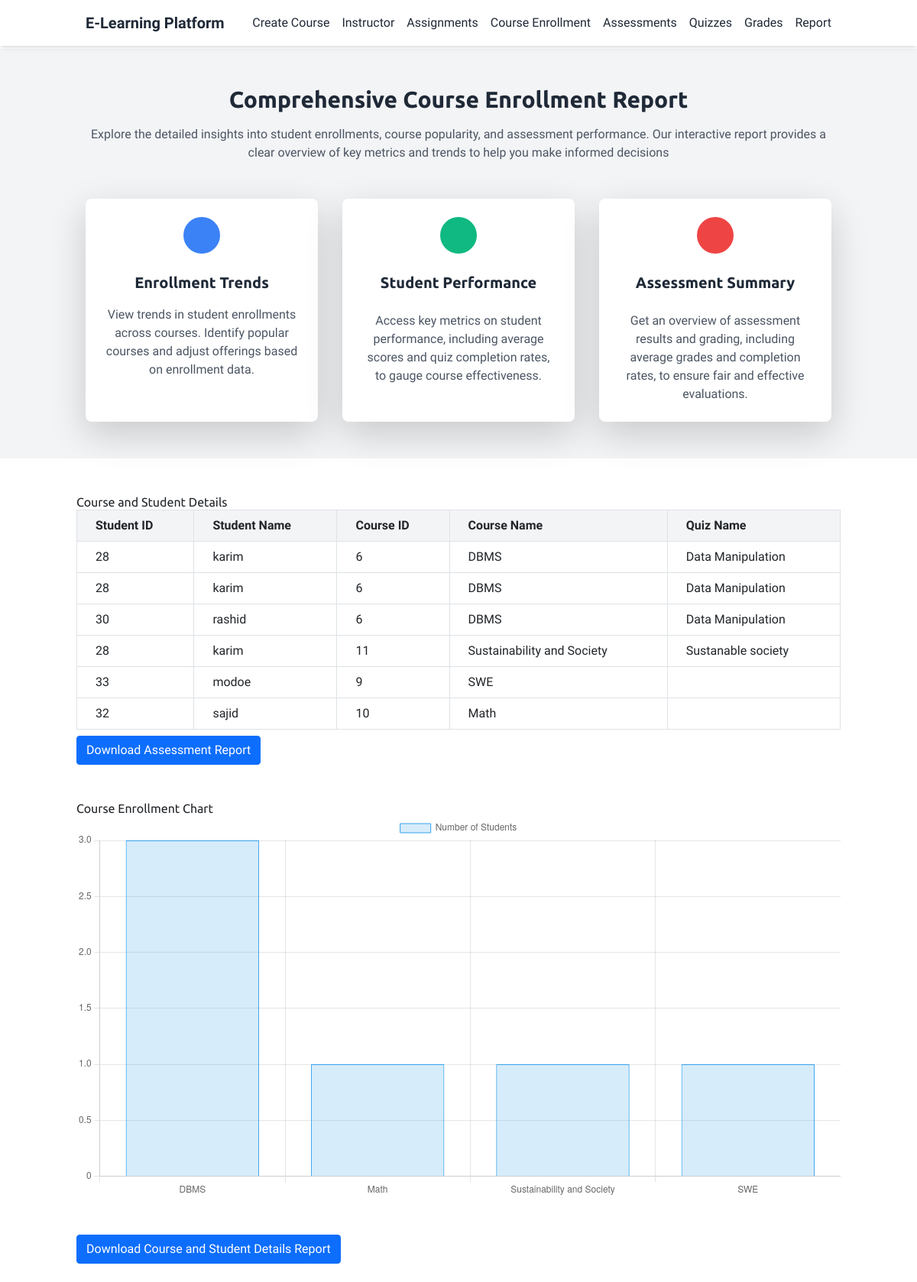
The app's page /report.php with its own data.
### tables this page shows
CREATE TABLE `students` (
  `StudentID` int(11) NOT NULL,
  `Name` varchar(255) NOT NULL,
  `Email` varchar(255) NOT NULL,
  `EnrollmentDate` datetime DEFAULT current_timestamp()
);

CREATE TABLE `courses` (
  `CourseID` int(11) NOT NULL,
  `CourseName` varchar(255) NOT NULL,
  `Description` text DEFAULT NULL,
  `InstructorID` int(11) DEFAULT NULL,
  `DateCreated` datetime DEFAULT current_timestamp(),
  `NumberOfModules` int(11) DEFAULT NULL,
  `Title` varchar(255) NOT NULL
);

CREATE TABLE `quizzes` (
  `QuizID` int(11) NOT NULL,
  `QuizName` varchar(255) NOT NULL,
  `CourseID` int(11) NOT NULL,
  `DueDate` date NOT NULL
);

### report.php (the view, shortened to what this page needs)
<?php
include 'db.php';
$sql = "SELECT Students.StudentID, Students.Name AS StudentName, Courses.CourseID, Courses.CourseName, Quizzes.QuizName
        FROM Students
        JOIN Enrollments ON Students.StudentID = Enrollments.StudentID
        JOIN Courses ON Enrollments.CourseID = Courses.CourseID
        LEFT JOIN Quizzes ON Courses.CourseID = Quizzes.CourseID";
$result = $conn->query($sql);
$rows = [];
if ($result->num_rows > 0) {
    while ($row = $result->fetch_assoc()) {
        $rows[] = $row;
    }
}
$sqlChart = "SELECT CourseName, COUNT(EnrollmentID) AS studentCount
             FROM Enrollments
             JOIN Courses ON Enrollments.CourseID = Courses.CourseID
             GROUP BY CourseName";
$resultChart = $conn->query($sqlChart);
$courseNames = [];
$studentCounts = [];
if ($resultChart->num_rows > 0) {
    while ($row = $resultChart->fetch_assoc()) {
        $courseNames[] = $row['CourseName'];
        $studentCounts[] = $row['studentCount'];
    }
}
?>
<!DOCTYPE html>
<html lang="en">
<head>
    <link href="https://cdn.jsdelivr.net/npm/bootstrap@5.1.3/dist/css/bootstrap.min.css" rel="stylesheet">
    <link href="https://cdn.jsdelivr.net/npm/tailwindcss@2.2.19/dist/tailwind.min.css" rel="stylesheet">
</head>
<body>
<nav class="bg-white shadow-md fixed top-0 left-0 w-full z-50">
    <div class="container mx-auto px-6 py-3 flex justify-between items-center">
        <a href="index.php" class="text-xl font-bold text-gray-800 hover:text-gray-600">E-Learning Platform</a>
        <div class="flex space-x-4">
            <a href="course_create.php" class="text-gray-800 hover:text-gray-600">Create Course</a>
            <a href="instructor.php" class="text-gray-800 hover:text-gray-600">Instructor</a>
            <a href="assignments.php" class="text-gray-800 hover:text-gray-600">Assignments</a>
            <a href="course_enroll.php" class="text-gray-800 hover:text-gray-600">Course Enrollment</a>
            <a href="manage_assessments.php" class="text-gray-800 hover:text-gray-600">Assessments</a>
            <a href="manage_quizzes.php" class="text-gray-800 hover:text-gray-600">Quizzes</a>
            <a href="grades.php" class="text-gray-800 hover:text-gray-600">Grades</a>
            <a href="report.php" class="text-gray-800 hover:text-gray-600">Report</a>
        </div>
    </div>
</nav>
<section class="py-12 bg-gray-100 mt-16">
    <div class="container mx-auto px-6">
        <div class="text-center mb-12">
            <h1 class="text-3xl font-bold text-gray-800"> Comprehensive Course Enrollment Report</h1>
            <p class="mt-3 text-gray-600">Explore the detailed insights into student enrollments, course popularity, and assessment performance. Our interactive report provides a clear overview of key metrics and trends to help you make informed decisions</p>
        </div>
        <div class="grid grid-cols-1 md:grid-cols-3 gap-8">
            <div class="bg-white p-6 rounded-lg shadow-lg">
                <div class="flex justify-center mb-4">
                    <span class="bg-blue-500 text-white p-4 rounded-full">
                    </span>
                </div>
                <h3 class="text-xl font-semibold text-gray-800 text-center">Enrollment Trends</h3>
                <p class="mt-3 text-gray-600 text-center">View trends in student enrollments across courses. Identify popular courses and adjust offerings based on enrollment data.</p>
            </div>
            <div class="bg-white p-6 rounded-lg shadow-lg">
                <div class="flex justify-center mb-4">
                    <span class="bg-green-500 text-white p-4 rounded-full">
                    </span>
                </div>
                <h3 class="text-xl font-semibold text-gray-800 text-center">Student Performance</h3>
                <p class="mt-4 text-gray-600 text-center">Access key metrics on student performance, including average scores and quiz completion rates, to gauge course effectiveness.</p>
            </div>
            <div class="bg-white p-6 rounded-lg shadow-lg">
                <div class="flex justify-center mb-4">
                    <span class="bg-red-500 text-white p-4 rounded-full">
                    </span>
                </div>
                <h3 class="text-xl font-semibold text-gray-800 text-center">Assessment Summary</h3>
                <p class="mt-4 text-gray-600 text-center">Get an overview of assessment results and grading, including average grades and completion rates, to ensure fair and effective evaluations.</p>
            </div>
        </div>
    </div>
</section>
<div class="container mt-5">
    <h2>Course and Student Details</h2>
    <table class="table-auto w-full border-collapse border border-gray-300">
        <thead>
            <tr class="bg-gray-100">
                <th class="border border-gray-300 px-4 py-2">Student ID</th>
                <th class="border border-gray-300 px-4 py-2">Student Name</th>
                <th class="border border-gray-300 px-4 py-2">Course ID</th>
                <th class="border border-gray-300 px-4 py-2">Course Name</th>
                <th class="border border-gray-300 px-4 py-2">Quiz Name</th>
            </tr>
        </thead>
        <tbody>
            <?php foreach ($rows as $row): ?>
                <tr>
                    <td class="border border-gray-300 px-4 py-2"><?php echo $row['StudentID']; ?></td>
                    <td class="border border-gray-300 px-4 py-2"><?php echo $row['StudentName']; ?></td>
                    <td class="border border-gray-300 px-4 py-2"><?php echo $row['CourseID']; ?></td>
                    <td class="border border-gray-300 px-4 py-2"><?php echo $row['CourseName']; ?></td>
                    <td class="border border-gray-300 px-4 py-2"><?php echo $row['QuizName']; ?></td>
                </tr>
            <?php endforeach; ?>
        </tbody>
    </table>
    <div class=my-2>
        <a href="download_report.php?type=assessment" class="btn btn-primary">Download Assessment Report</a>
    </div>
</div>
<div class="container mt-5">
    <h2>Course Enrollment Chart</h2>
    <canvas id="enrollmentChart" width="400" height="200"></canvas>
    <script>
        var ctx = document.getElementById('enrollmentChart').getContext('2d');
        var enrollmentChart = new Chart(ctx, {
            type: 'bar',
            data: {
                labels: <?php echo json_encode($courseNames); ?>,
                datasets: [{
                    label: 'Number of Students',
                    data: <?php echo json_encode($studentCounts); ?>,
                    backgroundColor: 'rgba(54, 162, 235, 0.2)',
                    borderColor: 'rgba(54, 162, 235, 1)',
                    borderWidth: 1
                }]
            },
            options: {
                responsive: true,
                scales: {
                    y: {
                        beginAtZero: true
                    }
                }
            }
        });
    </script>
</div>
<div class="container mt-5">
    <div class="mb-4">
        <a href="download_report.php?type=course_student_details" class="btn btn-primary">Download Course and Student Details Report</a>
    </div>
</div>
</body>
</html>

### report.php (style rules this page uses)
body { font-family: 'Saira', sans-serif; }
h1, h2, h3 { font-family: 'Ubuntu', sans-serif; }

### records on screen
students: StudentID "28", Name "karim", courses.CourseID "6", courses.CourseName "DBMS", quizzes.QuizName "Data Manipulation", courses.CourseID "11", courses.CourseName "Sustainability and Society", quizzes.QuizName "Sustanable society"
students: StudentID "30", Name "rashid", courses.CourseID "6", courses.CourseName "DBMS", quizzes.QuizName "Data Manipulation"
students: StudentID "33", Name "modoe", courses.CourseID "9", courses.CourseName "SWE"
students: StudentID "32", Name "sajid", courses.CourseID "10", courses.CourseName "Math"

### other values on screen
chart data {{ json_encode($courseNames) }} ["DBMS","Math","Sustainability and Society","SWE"]
chart data {{ json_encode($studentCounts) }} ["3","1","1","1"]
